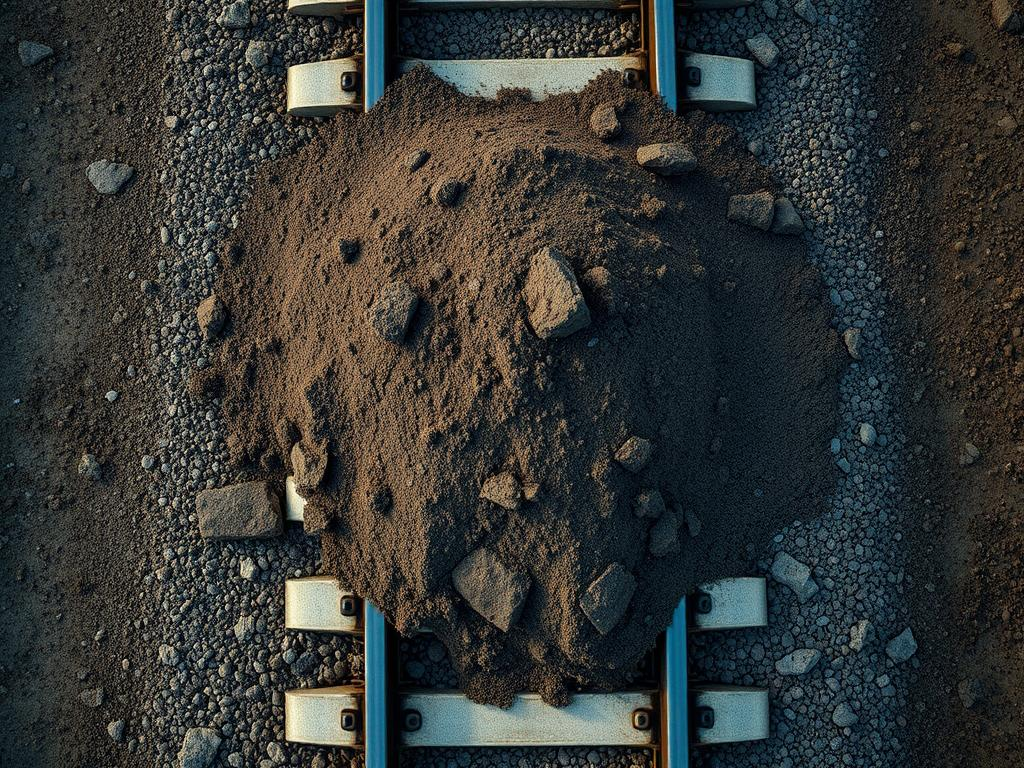
#> input picture test_images_with_zaval/3.jpg, 1024 x 768 px
$ python road.py test_images_with_zaval/3.jpg
#> lines starting #> are read from the running program, lines starting #| are printed output that depends on the picture; after the words box and inside, x2 and y2 are one past the last pixel; in counts of white or black regions, pixels touching at a corner belong together
import os
import cv2
import numpy as np
import math
import sys

def clear_directory():
    path_dir = 'results'

    if not os.path.exists(path_dir):
        os.mkdir(path_dir)
    for filename in os.listdir(path_dir):
            file_path = os.path.join(path_dir,filename)
            os.unlink(file_path)
def is_rectangle(contour):
    if len(contour) <= 7:
        return True
    approx = cv2.approxPolyDP(contour, 5, True)
    return len(approx) <= 7


def len_cal(con):
        x_coords = [pnt[0][0] for pnt in con]
        y_coords = [pnt[0][1] for pnt in con]

        x_max = max(x_coords)
        x_min = min(x_coords)
        y_max = max(y_coords)
        y_min = min(y_coords)

        return np.sqrt((y_max - y_min) ** 2 + (x_max - x_min) ** 2)

def write_photo(name,img):
    filepath = os.path.join('results',name)
    cv2.imwrite(filepath, img)

def distance_point_to_line(point, line):
    x0, y0 = point
    x1, y1, x2, y2 = line
    num = abs((y2 - y1) * x0 - (x2 - x1) * y0 + x2 * y1 - y2 * x1)
    den = math.sqrt((y2 - y1)**2 + (x2 - x1)**2)
    return num / den if den != 0 else float('inf')

path = sys.argv[1]
img = cv2.imread(path)
#> img is the input picture: shape (768, 1024, 3); mean B, G, R 53.2, 55.4, 53
clear_directory()
height, weight = img.shape[:2]
#> height = 768; weight = 1024
write_photo('original.jpg',img)


img_gray = cv2.cvtColor(img, cv2.COLOR_BGR2GRAY)
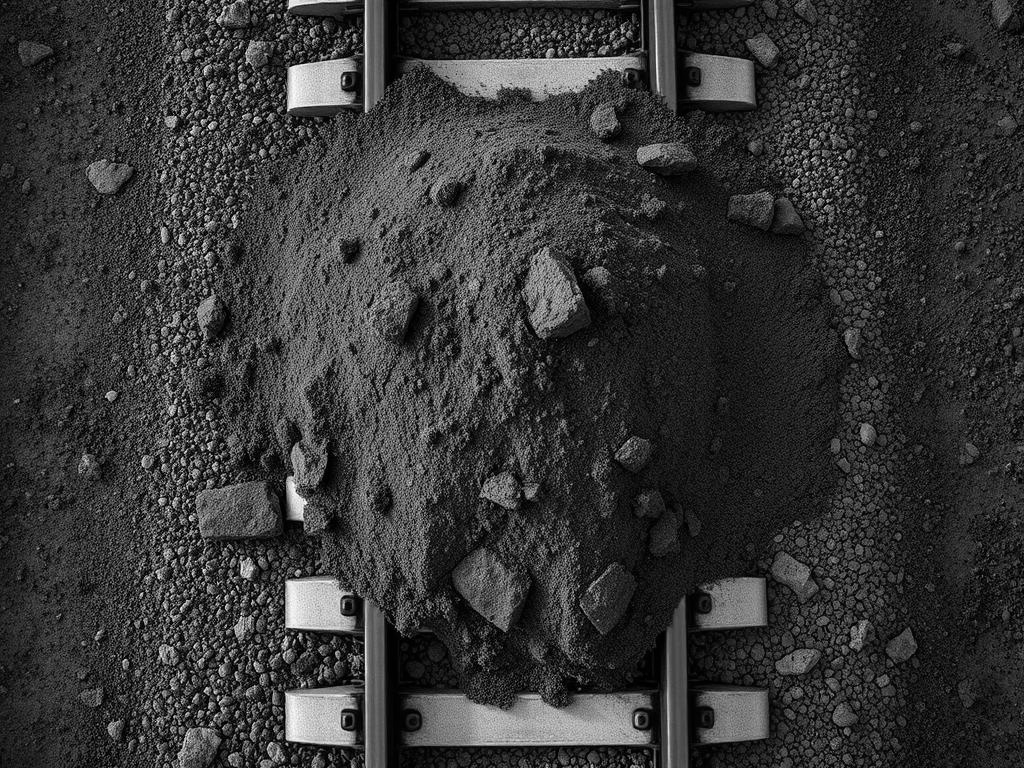
#> img_gray: shape (768, 1024); min 0, max 254, mean 54.4
th_img = cv2.adaptiveThreshold(img_gray, 255, cv2.ADAPTIVE_THRESH_GAUSSIAN_C, cv2.THRESH_BINARY_INV, 11, 2)
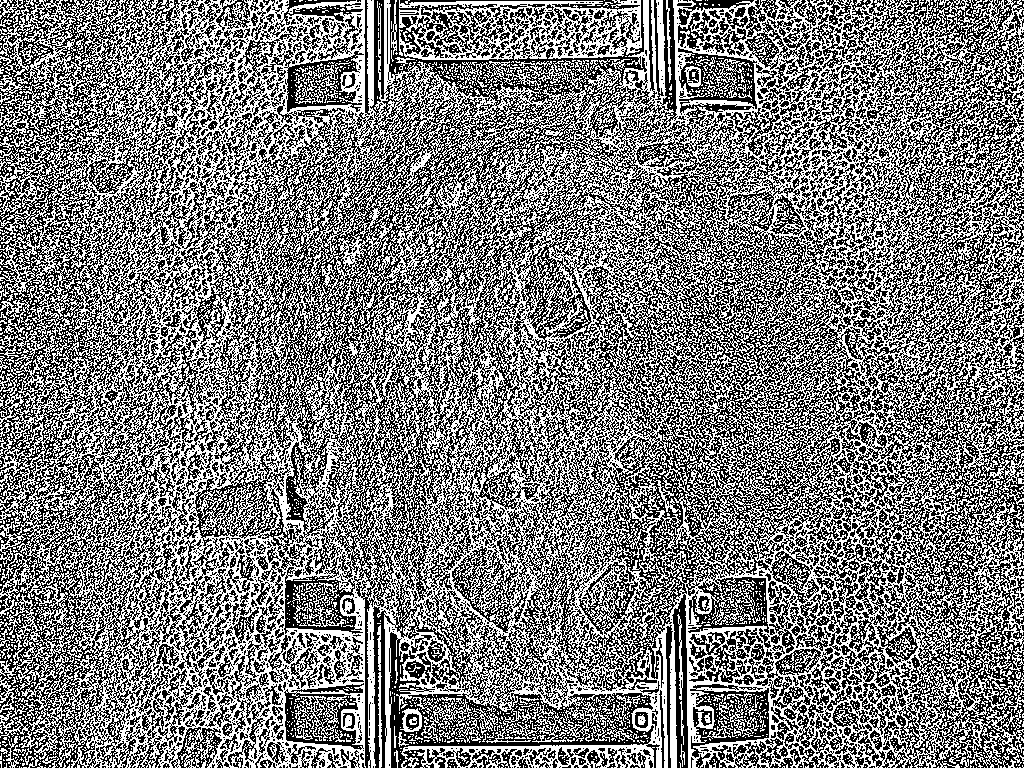
#> th_img: shape (768, 1024); 48.9% white in thin lines or dots
write_photo('without_cleaning.jpg',th_img)


contours, _ = cv2.findContours(th_img,  cv2.RETR_EXTERNAL, cv2.CHAIN_APPROX_SIMPLE)
#> contours = 1082 contours, 1037 with area under 20; largest, box (x1, y1, x2, y2) and area: (0, 0, 1024, 768) 696102, (399, 0, 642, 60) 12348, (421, 698, 498, 743) 902, (506, 704, 597, 743) 502, (400, 708, 422, 732) 360
for i in contours:
    s = cv2.contourArea(i)
    rect = cv2.minAreaRect(i)
    width2, height2 = rect[1]
    ratio = 0
    if height2 != 0 and width2 != 0:
        ratio = min(width2, height2) / max(width2, height2)
    len1 = cv2.arcLength(i, False)
    if s <= 100 or ratio >=0.1 or not is_rectangle(i):
        cv2.drawContours(th_img, [i], -1, 255, thickness=cv2.FILLED)
#> this loop made 1082 passes
#> (i, s, rect, width2, height2, ratio, len1) on passes 1, 5, 14, 15, 17, 27: ([[1019, 767], [1020, 767]], 0, ((1019.5, 767), (0, 1), -90), 0, 1, 0, 1), ([[924, 767], [925, 767]], 0, ((924.5, 767), (0, 1), -90), 0, 1, 0, 1), ([[723, 767], [724, 767]], 0, ((723.5, 767), (0, 1), -90), 0, 1, 0, 1), ([[635, 767], [637, 767]], 0, ((636, 767), (0, 2), -90), 0, 2, 0, 2), ([[611, 767], [612, 767]], 0, ((611.5, 767), (0, 1), -90), 0, 1, 0, 1), ([[96, 767], [97, 767]], 0, ((96.5, 767), (0, 1), -90), 0, 1, 0, 1)
#> (s, rect, width2, height2, ratio, len1) on passes 2, 3, 4, 6, 7, 8: (0, ((1017, 767), (0, 0), -90), 0, 0, 0, 0), (0, ((984, 767), (0, 0), -90), 0, 0, 0, 0), (0, ((976, 767), (0, 0), -90), 0, 0, 0, 0), (0, ((921, 767), (0, 0), -90), 0, 0, 0, 0), (0, ((919, 767), (0, 0), -90), 0, 0, 0, 0), (0, ((900, 767), (0, 0), -90), 0, 0, 0, 0)
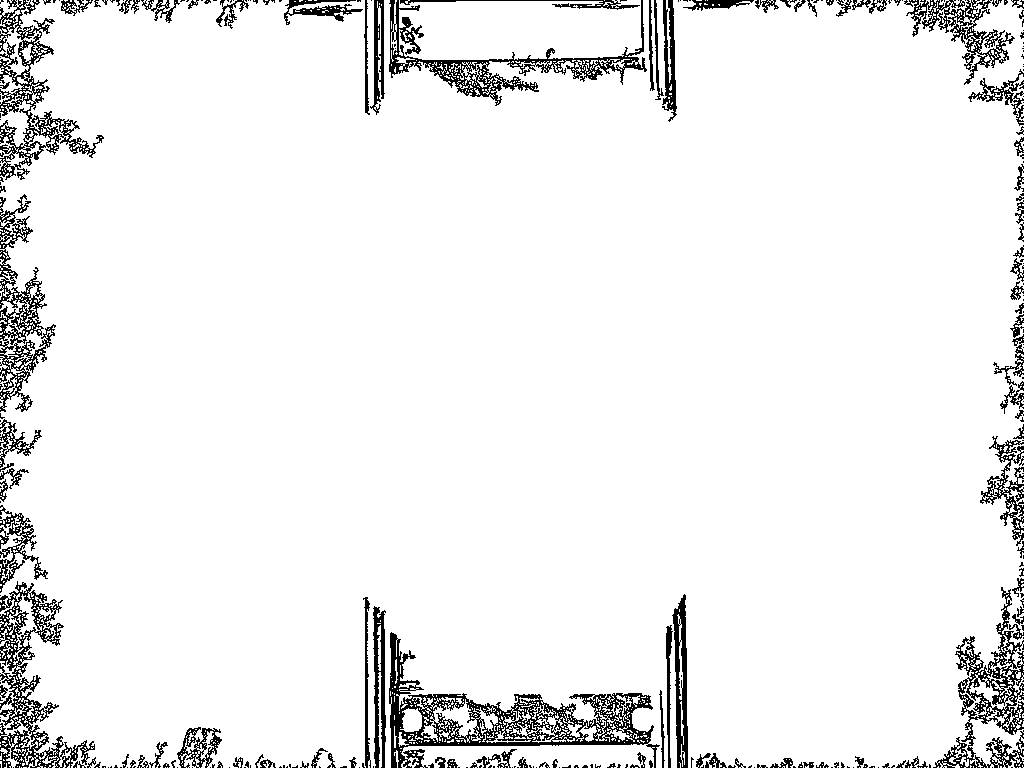
#> th_img: shape (768, 1024); 93.6% white; black in thin lines or dots


write_photo('clean.jpg',th_img)

inv_img = cv2.bitwise_not(th_img)
#> inv_img: shape (768, 1024); 6.4% white in thin lines or dots
con, _ = cv2.findContours(inv_img,  cv2.RETR_EXTERNAL, cv2.CHAIN_APPROX_SIMPLE)
#> con = 295 contours, 217 with area under 20; largest, box (x1, y1, x2, y2) and area: (389, 632, 660, 768) 12294, (0, 581, 95, 768) 6036, (933, 587, 1024, 768) 5463, (389, 0, 647, 106) 4893, (0, 0, 104, 180) 4734
con2,_ = cv2.findContours(th_img,  cv2.RETR_EXTERNAL, cv2.CHAIN_APPROX_SIMPLE)
#> con2 has the same summary as contours


lsd = cv2.createLineSegmentDetector(0)
lines = lsd.detect(img_gray)[0]
#> lines = 1060 rows, first 6: [352.1, 56.18, 288, 65.84], [363.5, 596.9, 364.6, 765.6], [546.9, 58.17, 403.2, 59.61], [289.4, 107.8, 360.6, 103.5], [287.9, 7.65, 355.4, 0.224], [363.7, 0.624, 363.6, 115.6]


min_length = min(height,weight)/3
#> min_length = 256
filtered_lines = []
if lines is not None:
    for dline in lines:
        x1 = int(round(dline[0][0]))
        y1 = int(round(dline[0][1]))
        x2 = int(round(dline[0][2]))
        y2 = int(round(dline[0][3]))
        length = math.sqrt((x2 - x1) ** 2 + (y2 - y1) ** 2)
        if length >= min_length:
            filtered_lines.append((x1,y1,x2,y2))
#> this loop made 1060 passes
#> dline on passes 26 to 28: [[344.3, 707.8, 358.3, 709.3]], [[237.4, 70.59, 237.8, 78.21]], [[344.8, 724.4, 345.2, 714.4]]


matched_contours = set()
matched_contours2 = set()
matched_lines = []
if filtered_lines is not None:
    for line in filtered_lines:
        x1, y1, x2, y2 = line
        for i, c in enumerate(con):
            distances = [distance_point_to_line((pnt[0][0],pnt[0][1]), (x1, y1, x2, y2)) for pnt in c]
            middle_d = sum(distances)/len(distances)
            if middle_d < 10:
                matched_contours.add(i)
                matched_lines.append(line)
        for i, c in enumerate(con2):
            distances2 = [distance_point_to_line((pnt[0][0],pnt[0][1]), (x1, y1, x2, y2)) for pnt in c]
            middle_d2 = sum(distances2)/len(distances2)
            if middle_d2 < 10:
                matched_contours2.add(i)
                matched_lines.append(line)
#> this loop made 0 passes

rail_map = np.zeros(img.shape[:2], dtype=np.uint8)
output_image = img.copy()
for contour_idx in matched_contours:
    cv2.drawContours(rail_map, [con[contour_idx]], -1, 255, 2)
    cv2.drawContours(output_image, [con[contour_idx]], -1, (0, 0, 255), 2)
#> rail_map: shape (768, 1024); every value is 0
for contour_idx in matched_contours2:
    cv2.drawContours(rail_map, [con2[contour_idx]], -1, 255, 2)
    cv2.drawContours(output_image, [con2[contour_idx]], -1, (0, 0, 255), 2)
for line in matched_lines:
    x1, y1, x2, y2 = line
    cv2.line(rail_map, (x1, y1), (x2, y2), 255, 2)
    cv2.line(output_image, (x1, y1), (x2, y2), (0, 255, 0), 2)

write_photo('l.jpg',output_image)

con3, _ = cv2.findContours(rail_map,  cv2.RETR_EXTERNAL, cv2.CHAIN_APPROX_SIMPLE)
for i in con3:
    if cv2.contourArea(i) < 100:
        cv2.drawContours(th_img, [i], -1, 0, thickness=cv2.FILLED)
kernel = np.ones((5,5), np.uint8)
dilated_map = cv2.dilate(rail_map, kernel, iterations=3)
closed_map = cv2.morphologyEx(dilated_map, cv2.MORPH_CLOSE, kernel, iterations=2)
write_photo('last.jpg',closed_map)
con_morf, _ = cv2.findContours(closed_map,  cv2.RETR_EXTERNAL, cv2.CHAIN_APPROX_SIMPLE)
count = 0
for i in con_morf:
    length_con = len_cal(i)
    if length_con > min(height,weight):
        count += 1
    elif abs(length_con-min(height,weight)) <50:
        count += 1
if count == 2 or count == 4:
    print('Завал нет')
else:
    print('Завал есть')
